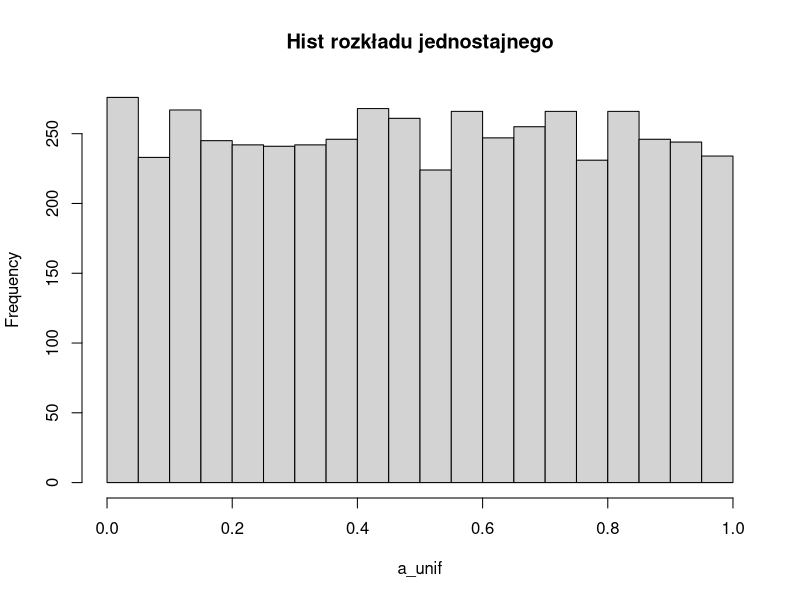
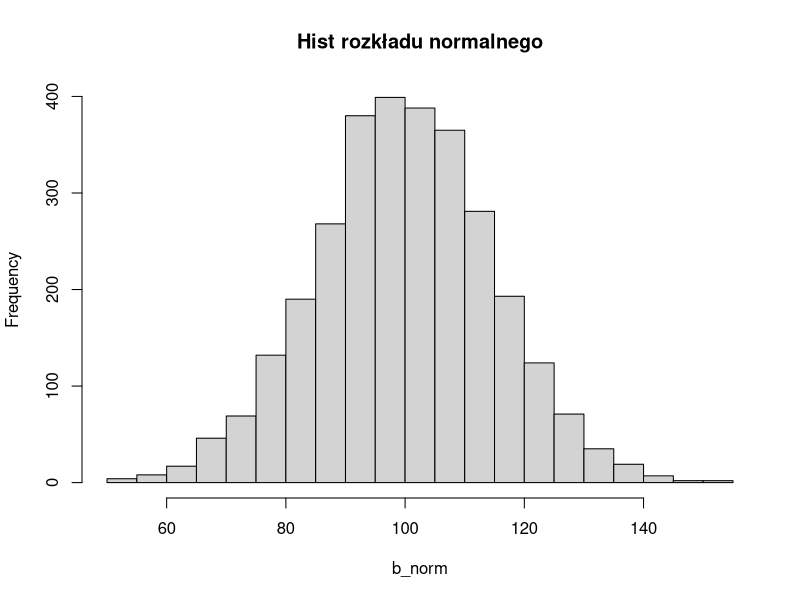

Recreate these plots in R, in order.
# Zadanie 1
# a) Losowanie 5000 realizacji z rozkładu jednostajnego na [0,1]
set.seed(123) # Ziarno dla reprodukowalności
a_unif <- runif(5000, 0, 1)

# b) Losowanie 3000 realizacji z rozkładu normalnego N(100, 15)
b_norm <- rnorm(3000, mean = 100, sd = 15)

# c) Estymacja gęstości
# i) Histogram
hist_unif <- hist(a_unif, breaks = 30, main = "Hist rozkładu jednostajnego")
hist_norm <- hist(b_norm, breaks = 30, main = "Hist rozkładu normalnego")

# ii) Estymator jądrowy
density_unif <- density(a_unif)
density_norm <- density(b_norm)

# Zadanie 2
# a) i) Symulacja 600 rzutów kostką
rzuty_a <- ceiling(runif(600) * 6)

# ii) Średnia i wariancja próbki
srednia_a <- mean(rzuty_a)
wariancja_a <- var(rzuty_a)
cat("Średnia (zad 2a):", srednia_a, "| Teoretyczna: 3.5\n")
cat("Wariancja (zad 2a):", wariancja_a, "| Teoretyczna:", 35 / 12, "\n")

# iii) Rozkład częstości
czestosci_a <- table(rzuty_a)

# iv) Konwersja do ramki danych i wariancja częstości
df_a <- as.data.frame(czestosci_a)
wariancja_czestosci <- var(df_a$Freq)
print("Ramka danych (zad 2a iv):")
print(df_a)
cat("Wariancja częstości (zad 2a iv):", wariancja_czestosci, "\n")

# b) Symulacja 600 rzutów kostką z użyciem sample()
rzuty_b <- sample(1:6, 600, replace = TRUE)

# Zadanie 3: Generowanie z rozkładu dyskretnego
prob <- c(0.15, 0.25, 0.5, 0.1)
x_dyskretne <- sample(0:3, 1000, replace = TRUE, prob = prob)

# Zadanie 4
# i) Rozkład Bin(10, 0.3)
binomialne <- rbinom(100, size = 10, prob = 0.3)

# ii) Rozkład Geom(0.4) (liczba prób do pierwszego sukcesu INKLUZYWNIE)
geometriczne <- rgeom(50, prob = 0.4) + 1

# Zadanie 5
# a) Metoda odwracania dystrybuanty
# Dystrybuanta: G(x) = 0.25x² → x = sqrt(4u)
losuj_odwracanie <- function(n) {
  u <- runif(n)
  return(sqrt(4 * u)) # Odwrócenie dystrybuanty
}
x_odwracanie <- losuj_odwracanie(200)

# b) Metoda przyjęcia-odrzucenia
losuj_odrzucanie <- function(n) {
  x_accept <- numeric(n)
  licznik <- 1
  while (licznik <= n) {
    x <- runif(1, 0, 2) # Kandydat z U[0,2]
    y <- runif(1) # Losowa liczba z U(0, 1)
    if (y <= 0.5 * x) { # g(x) = 0.5x ≤ 1 dla x ∈ [0,2]
      x_accept[licznik] <- x
      licznik <- licznik + 1
    }
  }
  return(x_accept)
}
x_odrzucanie <- losuj_odrzucanie(200)
